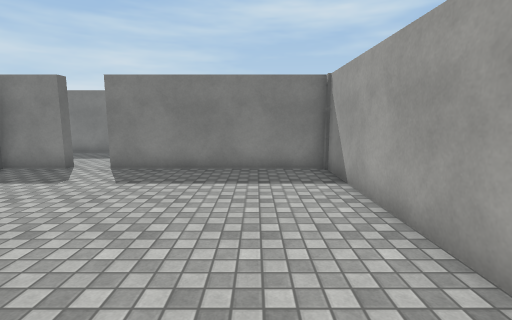
[1] (above)

24 first-person views from a walk through a 3-D level made in the Unity game engine. The camera is 1.5 m above the floor, tilts 8° down and sees 85° across. The floor is counted in squares, 1 m on a side. Each view is taken from the middle of a square. On the plan, view 1 faces up. The plan holds only what a view shows up to about 14 squares ahead; the rest is blank. The place goes on beyond the plan. The player is left out. Surface patterns are stand-ins for the level's own textures.

[2]
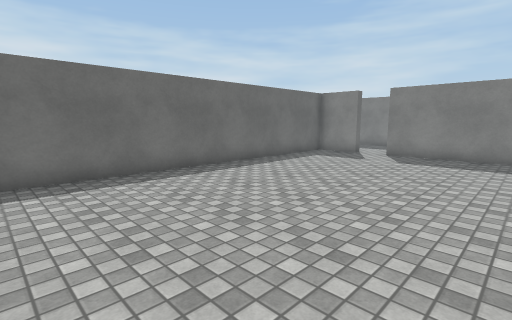

[3]
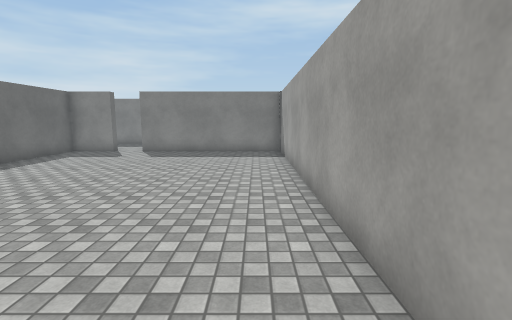

[4]
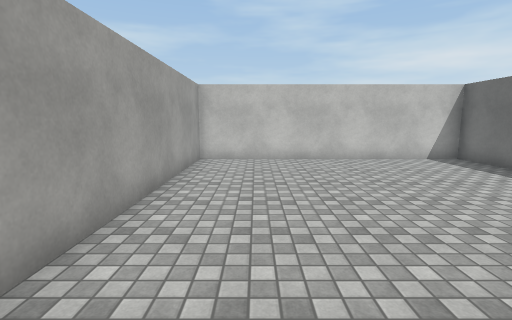

[5]
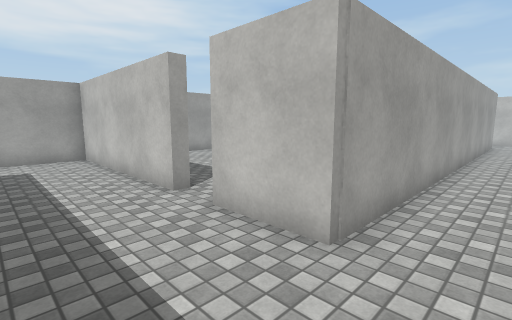

[6]
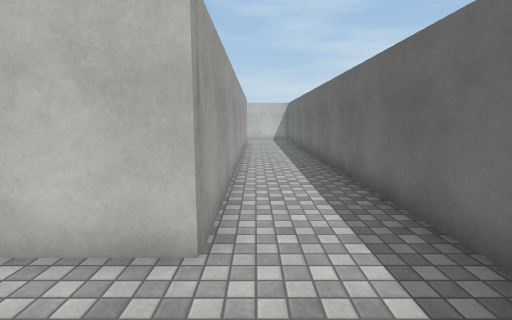

[7]
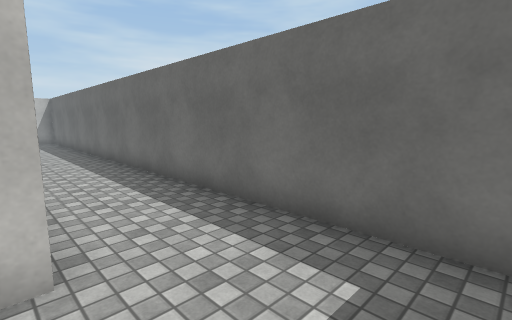

[8]
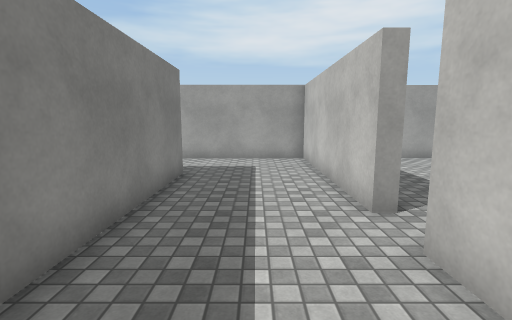

[9]
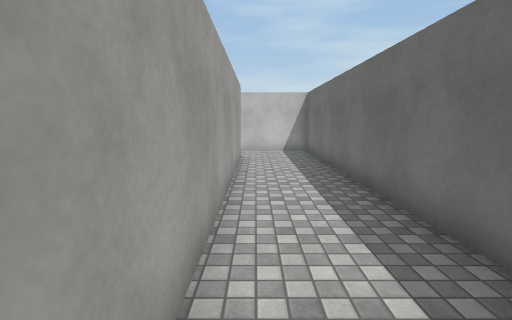

[10]
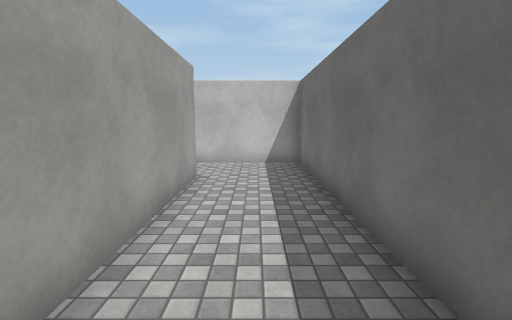

[11]
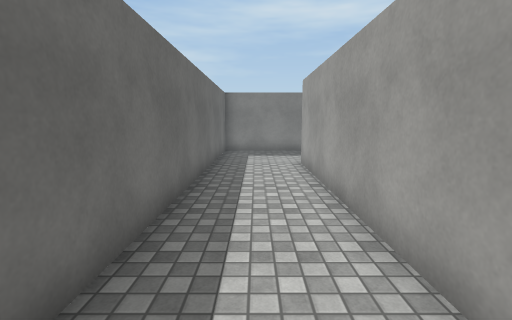

[12]
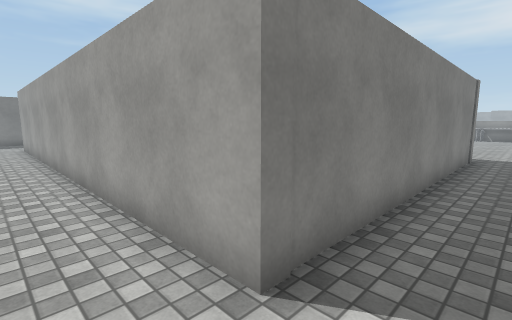

[13]
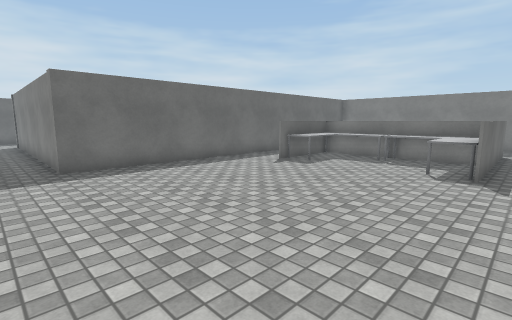

[14]
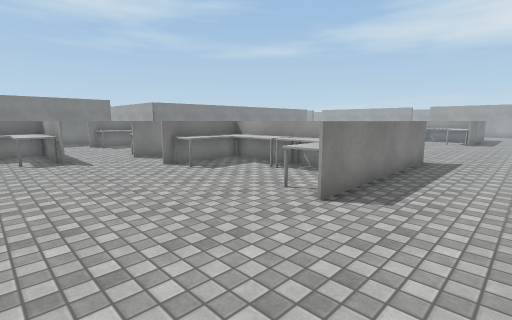

[15]
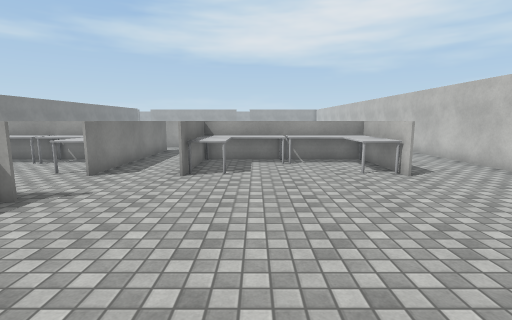

[16]
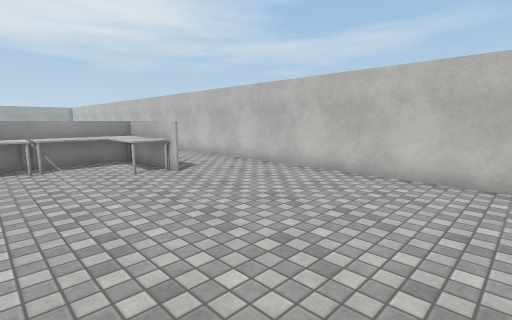

[17]
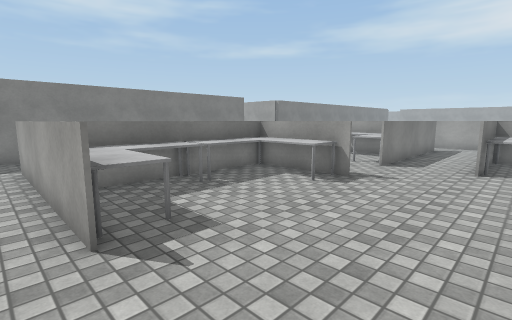

[18]
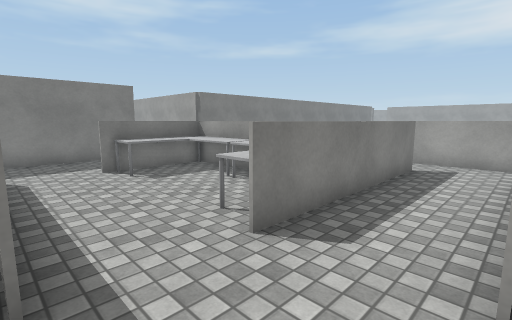

[19]
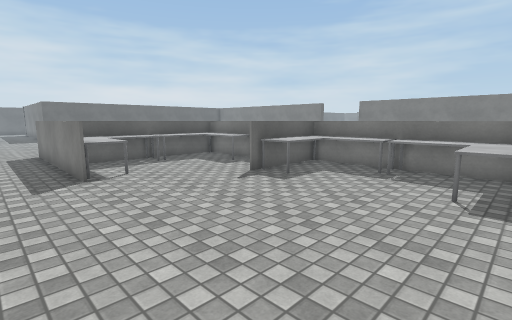

[20]
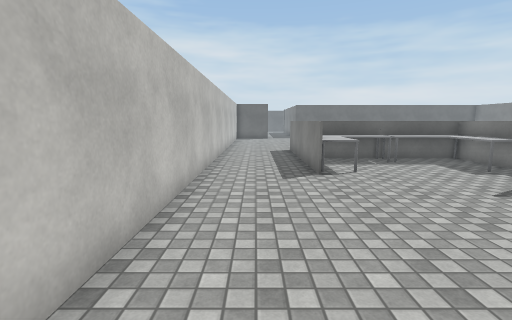

[21]
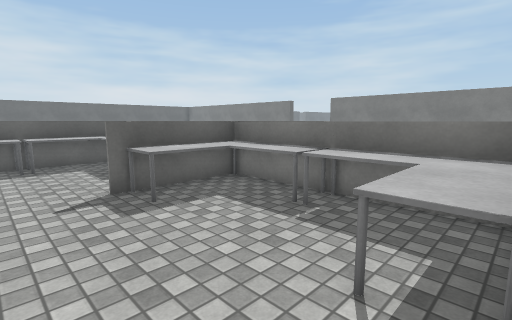

[22]
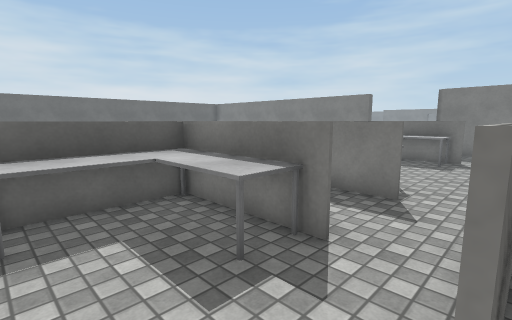

[23]
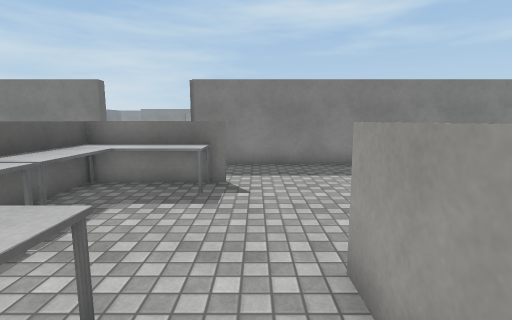

[24]
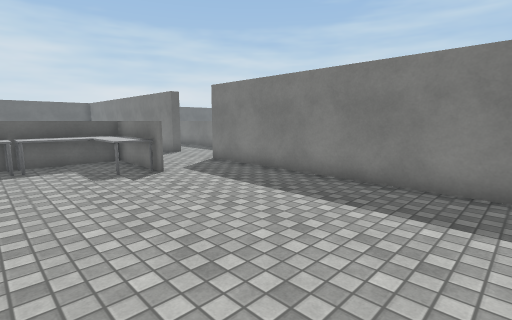

### Floor plan
Points are (right, up) in squares from view 1. A wall is a line through its corners. A room is listed if a view was taken in it or the views show most of it. See-through windows are left out.
Room 1 (views 1, 2, 3, 4)
walls: (-6, 9.1) (-6, 8.7) (-8, 8.7) (-8, -7) (2.2, -7) (2.2, 8.7) (-4.6, 8.7) (-4.6, 9.1)
ways out: opening at (-5.5, 9) to room 2
Room 2 (views 5, 6, 7, 8, 9, 10, 11, 12)
walls: (-4.6, 9.1) (2.2, 9.1) (2.2, 14); (-1, 13.1) (-11.5, 13.1) (-11.5, -10) (-9.5, -10); (-8.4, -7.4) (-8.4, 9.1) (-6, 9.1)
ways out: opening at (-5.5, 9) to room 1; opening at (-8.5, -8.5) to room 3
Room 3 (views 13, 14, 15, 16, 17, 18, 19, 20, 21, 22, 23, 24)
walls: (16.9, -2.9) (16.9, -3.6); (16.8, -3.6) (16.8, -3); (17.6, -3) (13.5, -3); (17.6, -0.5) (16.4, -0.5); (16.9, -5.5) (16.9, -6.6); (11, -0.6) (11, 0.5); (11.1, 0.5) (11.1, -0.5); (16.8, 2.4) (16.8, 3.5); (16.8, -6.6) (16.8, -5.4); (20.4, -3) (19.5, -3); (16.9, 3.5) (16.9, 2.4); (11, 2.4) (11, 2.8) (10.4, 2.8); (11.1, 3.4) (11.1, 2.4); (21.9, -2.6) (21.9, -1.5); (14.6, -9.2) (13.5, -9.2); (21.9, 0.4) (21.9, 1.6); (13.4, -9.2) (14.5, -9.2); (22, -4.5) (22, -5.2); (22.6, -1.8) (22, -1.8) (22, -2.6); (17.6, -9.2) (16.4, -9.2) (16.8, -9.2) (16.8, -8.4); (8.6, 2.8) (7.4, 2.8); (20.4, -9.2) (19.4, -9.2); (11.1, 6.3) (11.1, 5.4); (20.4, 5.8) (13.5, 5.8); (4.8, -0.6) (4.8, 0.5); (4.9, 0.5) (4.9, -0.5); (5.6, 2.8) (4.9, 2.8) (4.9, 2.4); (25.6, -1.8) (24.5, -1.8); (15.7, 8.7) (4.5, 8.7); (4.8, 2.4) (4.8, 3.4); (4.8, 5.4) (4.8, 6.3); (2.6, 1.6) (2.6, -7.4) (-8.4, -7.4); (6.2, -12.6) (26.5, -12.6); (28.5, 8.7) (18.8, 8.7); (-9.5, -10) (-7.8, -10)
ways out: opening at (-8.5, -8.5) to room 2; opening at (14.5, 7.5); opening at (19.5, 7.5)
objects: desk (5, 0) to (8, 2); desk (9, 0) to (11, 2); desk (14, -9) to (16, -7); desk (14, -6) to (16, -4); desk (14, 0) to (16, 2); desk (14, 3) to (16, 5); desk (17, -9) to (20, -7); desk (17, -6) to (20, -3); desk (17, 0) to (20, 2); desk (17, 3) to (20, 5); desk (22, -5) to (25, -2); desk (26, -5) to (28, -2)

Positions as (right, up) in squares from view 1, and headings:
1: (0, 0), facing up
2: (0, -4), facing up-left
3: (1, -5), facing up
4: (0, 4), facing down
5: (-10, 12), facing down-right
6: (-9, 12), facing down
7: (-8, 12), facing down-left
8: (-9, 11), facing right
9: (-9, 4), facing down
10: (-10, 0), facing down
11: (-10, -1), facing up
12: (-10, -9), facing up-right
13: (12, -9), facing up-left
14: (9, -12), facing up-right
15: (6, -5), facing right
16: (6, -5), facing down-right
17: (4, -4), facing up-right
18: (11, -3), facing up-right
19: (28, -11), facing up-left
20: (28, -11), facing left
21: (28, -7), facing up-left
22: (22, -6), facing up-left
23: (21, -1), facing up
24: (28, 2), facing up-left
